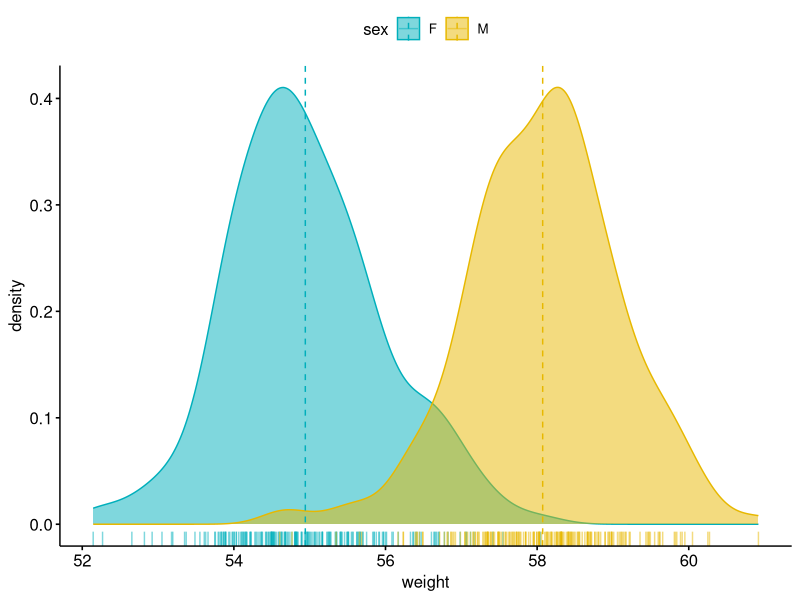
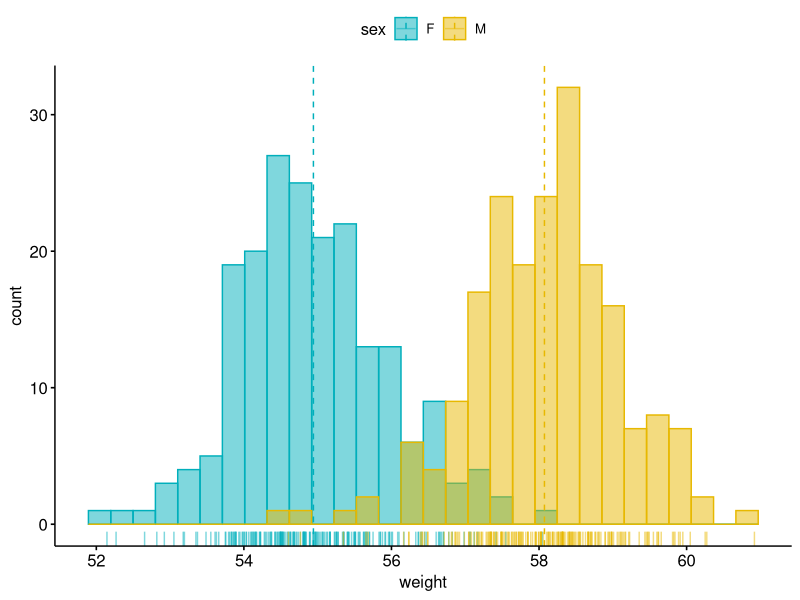
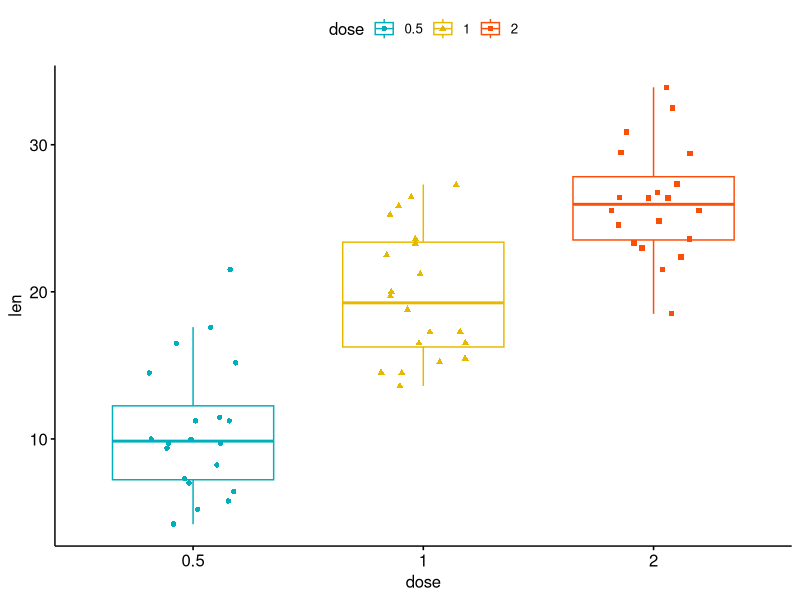
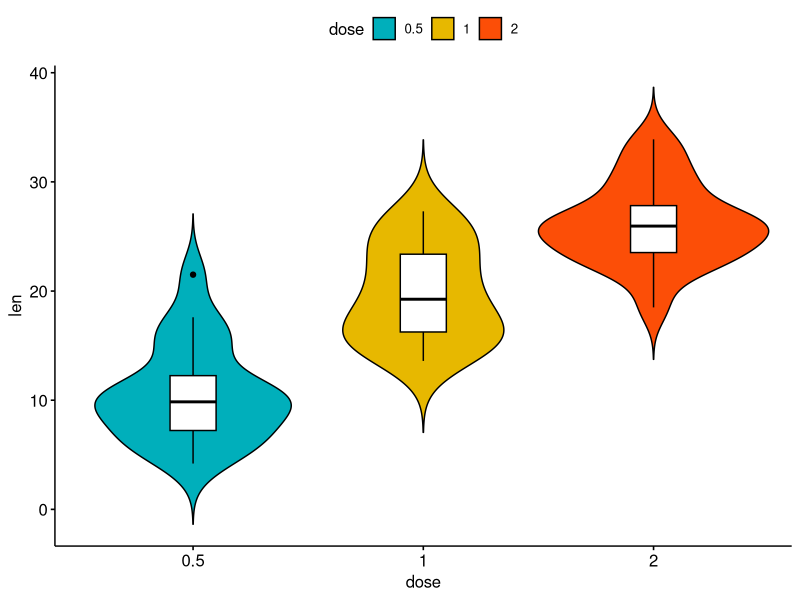

These charts were generated, in order, by the following R code:
## ---- chunk 1
knitr::opts_chunk$set(
  collapse = TRUE,
  comment = "#>",
  fig.path = "README-",
  warning = FALSE
)
## ---- chunk 2
library(ggpubr)
# Create some data format
# +++++++++++++++++++++++++++++++++++++++++++
set.seed(1234)
wdata = data.frame(
   sex = factor(rep(c("F", "M"), each=200)),
   weight = c(rnorm(200, 55), rnorm(200, 58)))
head(wdata, 4)

# Density plot with mean lines and marginal rug
# +++++++++++++++++++++++++++++++++++++++++++
# Change outline and fill colors by groups ("sex")
# Use custom palette
ggdensity(wdata, x = "weight",
   add = "mean", rug = TRUE,
   color = "sex", fill = "sex",
   palette = c("#00AFBB", "#E7B800"))
# Histogram plot with mean lines and marginal rug
# +++++++++++++++++++++++++++++++++++++++++++
# Change outline and fill colors by groups ("sex")
# Use custom color palette
gghistogram(wdata, x = "weight",
   add = "mean", rug = TRUE,
   color = "sex", fill = "sex",
   palette = c("#00AFBB", "#E7B800"))
## ---- chunk 3
# Load data
data("ToothGrowth")
df <- ToothGrowth
head(df, 4)

# Box plots with jittered points
# ++++++++++++++++++++++++++++++++
# Change outline colors by groups: dose
# Use custom color palette
# Add jitter points and change the shape by groups
 ggboxplot(df, x = "dose", y = "len",
    color = "dose", palette =c("#00AFBB", "#E7B800", "#FC4E07"),
    add = "jitter", shape = "dose")
 
# Violin plots with box plots inside
# +++++++++++++++++++++++++++++++++
# Change fill color by groups: dose
# add boxplot with white fill color
ggviolin(df, x = "dose", y = "len", fill = "dose",
   palette = c("#00AFBB", "#E7B800", "#FC4E07"),
   add = "boxplot", add.params = list(fill = "white"))
